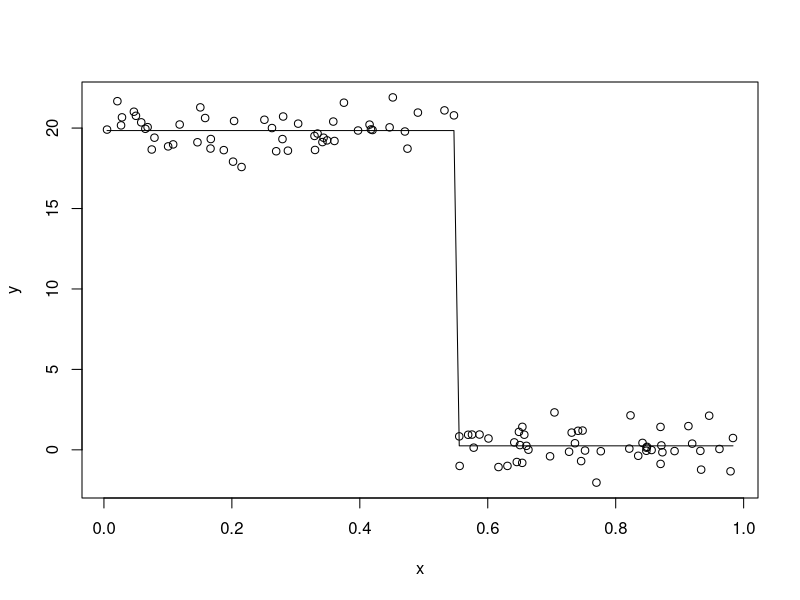
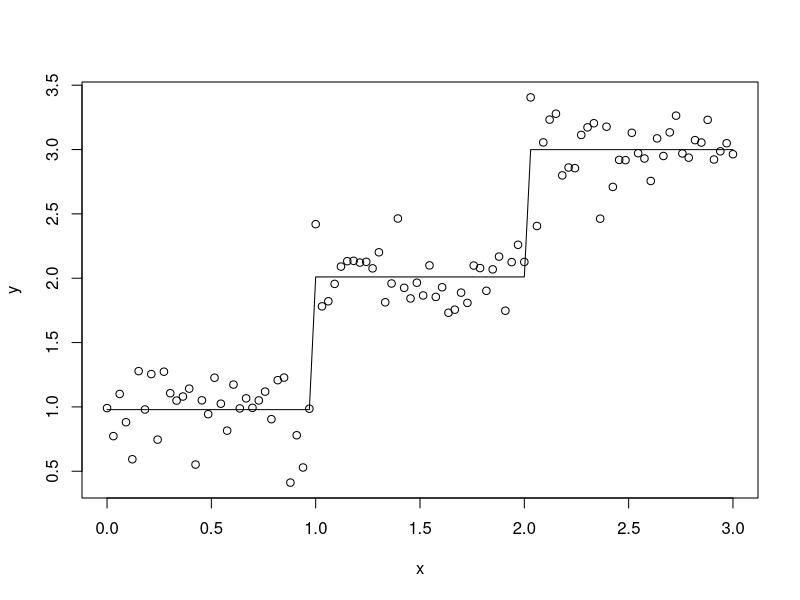

These charts were generated, in order, by the following R code:
## ---- chunk 1
library(rpart)
n = 100
x = sort(runif(n))
y = rnorm(n)
y[1:50] = y[1:50] + 20
plot(x, y)

fit = rpart(y ~ x)
lines(x, predict(fit))
## ---- chunk 2
library(rpart)

n = 100

# 123 GO: Does it really matter? No, not really.
#x = sort(3 * runif(n))
x = seq(from = 0, to = 3, length.out = n)
y = rep(2, n)
y[x < 1] = 1
y[2 < x] = 3
noise = rnorm(n, sd = 0.2)
y = y + noise
d = data.frame(x, y)

plot(x, y)
fit = rpart(y~x)
lines(x, predict(fit))

## ---- chunk 3
fit
## ---- chunk 4
?rpart.control
## ---- chunk 5
#' Calculate the mean squared error of the model on testdata
#'
#' @param model fitted model object
#' @param testdata data frame containing a column y representing the true values to compare the fitted values against
mse = function(model, testdata)
{
  yhat = predict(model, testdata) # Rely on predict to do everything specific to the model.
  y = testdata[, "y"]
  d2 = (yhat - y)^2
  mean(d2)
}
## ---- chunk 6
# Simulate data
n = 200
d = data.frame(x = runif(n))
d$y = 10 * d$x + 2 + rnorm(n) # True model is a linear model

# Test / train split
test_index = sample(n, size = round(n/2))
dtrain = d[test_index, ]
dtest = d[-test_index, ]

fit = lm(y ~ x, data = dtrain)
fit2 = rpart(y ~ x, data = dtrain)
mse(fit, dtest)
mse(fit2, dtest)
